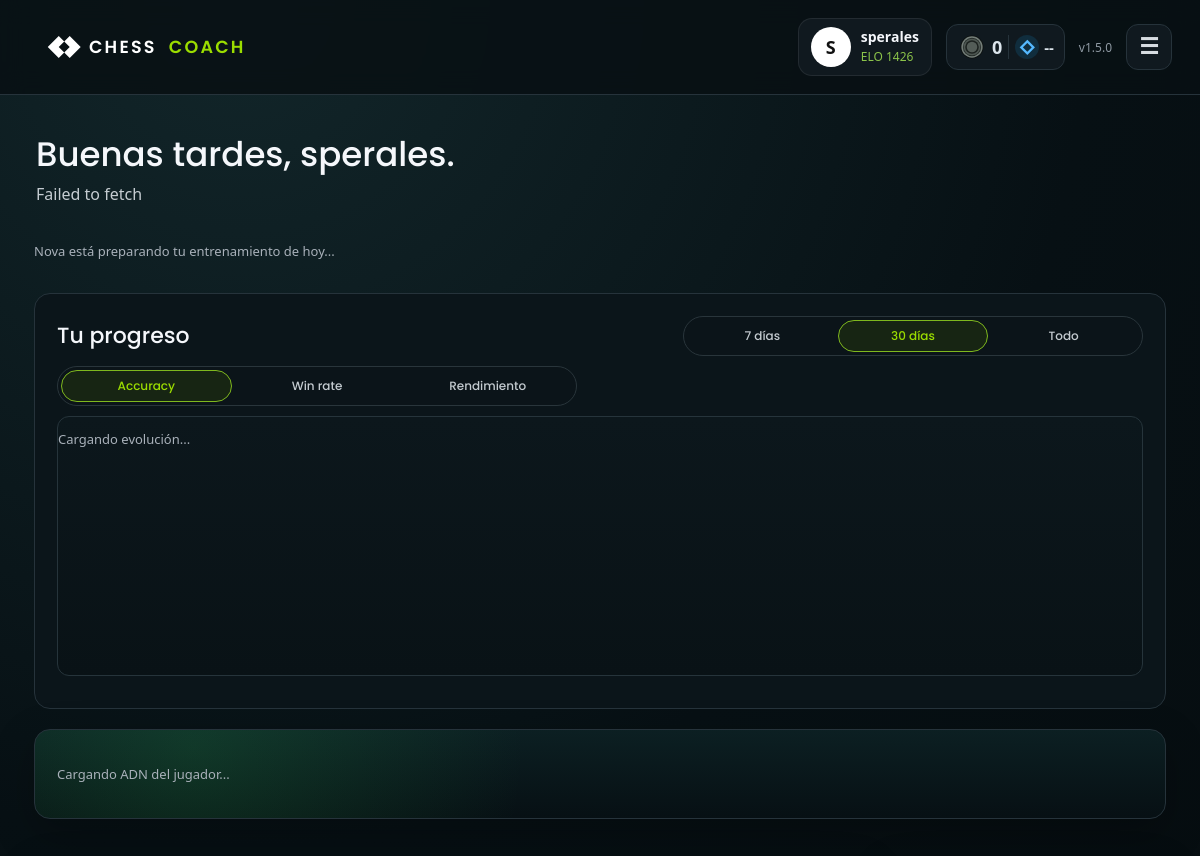
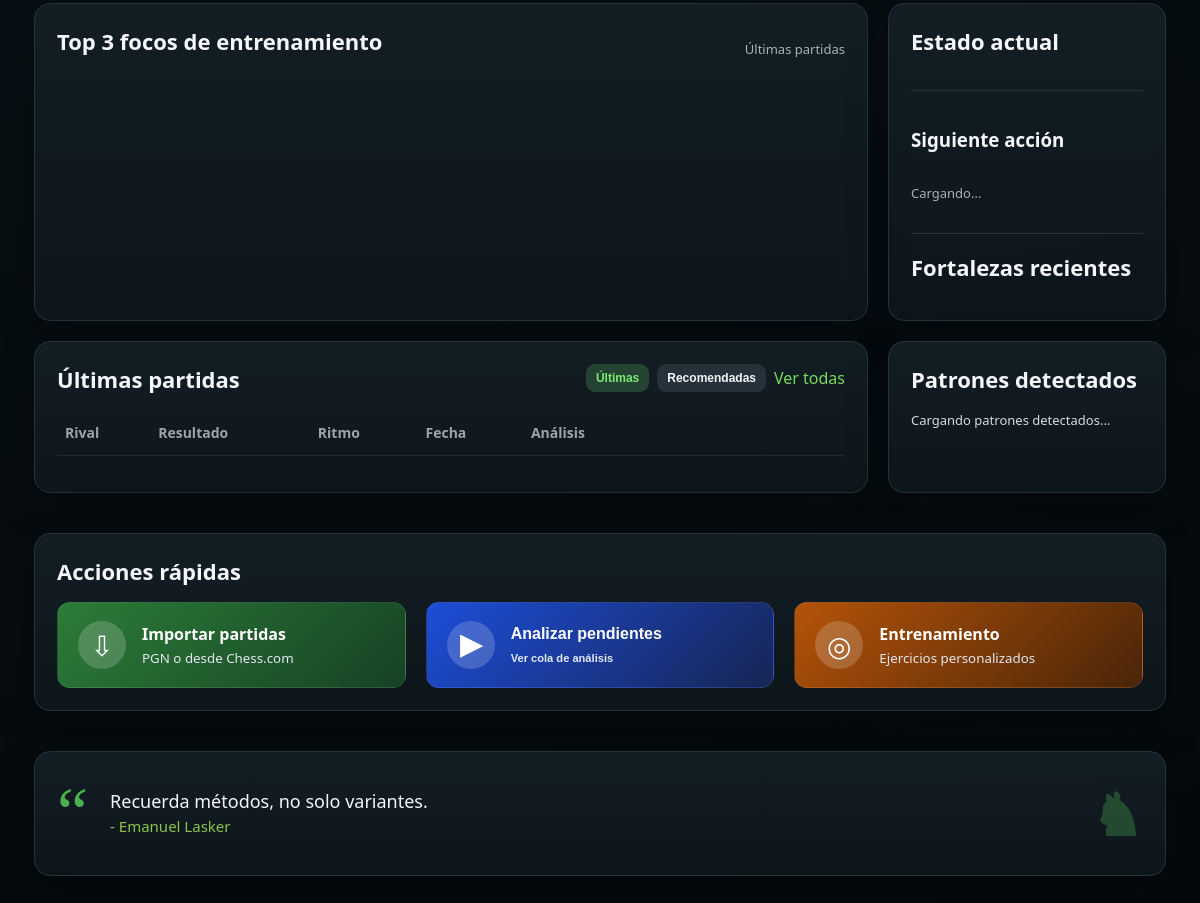
The app's page /app.php (signed in) with its own data (2 pictures, top to bottom).
### tables this page shows
CREATE TABLE IF NOT EXISTS users (
  id INT UNSIGNED NOT NULL AUTO_INCREMENT,
  username VARCHAR(80) NOT NULL,
  password_hash VARCHAR(255) NOT NULL,
  piece_set VARCHAR(80) NOT NULL DEFAULT 'Set 1',
  board_theme VARCHAR(20) NOT NULL DEFAULT 'green',
  created_at TIMESTAMP NOT NULL DEFAULT CURRENT_TIMESTAMP,
  updated_at TIMESTAMP NULL DEFAULT NULL ON UPDATE CURRENT_TIMESTAMP,
  PRIMARY KEY (id),
  UNIQUE KEY uq_users_username (username)
);

CREATE TABLE IF NOT EXISTS motivational_quotes (
  id INT UNSIGNED NOT NULL AUTO_INCREMENT,
  quote_text VARCHAR(255) NOT NULL,
  author VARCHAR(120) NOT NULL,
  source_name VARCHAR(120) DEFAULT NULL,
  source_url VARCHAR(255) DEFAULT NULL,
  is_active TINYINT(1) NOT NULL DEFAULT 1,
  display_order INT UNSIGNED NOT NULL DEFAULT 0,
  created_at TIMESTAMP NOT NULL DEFAULT CURRENT_TIMESTAMP,
  updated_at TIMESTAMP NULL DEFAULT NULL ON UPDATE CURRENT_TIMESTAMP,
  PRIMARY KEY (id),
  UNIQUE KEY uq_motivational_quote_text (quote_text),
  KEY idx_motivational_quotes_active (is_active),
  KEY idx_motivational_quotes_order (display_order)
);

### app.php (the view, shortened to what the rows shown need)
<?php
require_once __DIR__ . '/includes/auth.php';
require_once __DIR__ . '/includes/helpers.php';
require_once __DIR__ . '/includes/motivational_quotes.php';
$u = require_login();
$quote = random_motivational_quote();
$assetVersion = (string)filemtime(__DIR__ . '/assets/css/app.css');
$hour = (int)date('G');
$greeting = $hour < 12 ? 'Buenos días' : ($hour < 21 ? 'Buenas tardes' : 'Buenas noches');
?>
<!doctype html>
<html lang="es">
<head>
  <link rel="stylesheet" href="assets/css/app.css?v=<?=e($assetVersion)?>">
</head>
<body class="dark-shell">
<?php header_bar('Chess Coach'); ?>
<div class="app-area">
<main class="dashboard trainer-dashboard home-mobile-first">
  <section class="home-greeting">
    <div>
      <h1><?=e($greeting)?>, <?=e($u['username'])?>.</h1>
      <p id="trainerHeroText">Preparando tu panel de entrenamiento...</p>
    </div>
  </section>
  <section class="home-progress-panel" id="homeProgress">
    <div class="home-progress-head">
      <h2>Tu progreso</h2>
    </div>
  </section>
  <section class="home-middle-grid">
    <section class="panel trainer-focus-panel">
      <div class="panel-head">
        <h2>Top 3 focos de entrenamiento</h2>
      </div>
    </section>
    <section class="panel trainer-state-panel">
      <h2>Estado actual</h2>
      <h2>Fortalezas recientes</h2>
    </section>
    <section class="panel" id="partidas">
      <div class="panel-head">
        <h2 id="gamesPanelTitle">Últimas partidas</h2>
      </div>
      <table class="games">
        <thead>
          <tr>
            <th>Rival</th>
            <th>Resultado</th>
            <th id="gamesThirdColumnHeader">Ritmo</th>
            <th class="hide-sm">Fecha</th>
            <th>Análisis</th>
            <th class="actions-spacer" aria-label="Acciones"></th>
            <th class="actions-spacer" aria-label="Acciones"></th>
          </tr>
        </thead>
      </table>
    </section>
    <section class="panel insight-card" id="smartTagInsight">
      <h2>Patrones detectados</h2>
    </section>
  </section>
  <section class="quick-panel-wrap">
    <section class="panel quick-panel">
      <h2>Acciones rápidas</h2>
    </section>
  </section>
  <section class="quote-panel panel">
    <span>“</span>
    <p><?=e($quote['quote_text'] ?? '')?><br><small>- <?=e($quote['author'] ?? '')?></small></p>
    <b>♞</b>
  </section>
</main>
</div>
</body>
</html>

### includes/helpers.php (shortened to what the rows shown need)
<?php
require_once __DIR__ . '/config.php';
function e(?string $s): string { return htmlspecialchars($s ?? '', ENT_QUOTES, 'UTF-8'); }
function current_user_elo(): int {
  return (int)(app_config()['default_user_elo'] ?? 1426);
}
function header_bar(string $title='Chess Coach', string $brandHref='app.php'): void {
  $user = current_user();
  $displayName = e($user['username'] ?? 'Usuario');
  $initial = strtoupper(substr($user['username'] ?? 'U', 0, 1));
  $elo = current_user_elo();
  echo '<header class="topbar">';
  echo '<div class="user-pill"><div class="avatar">'.e($initial).'</div><div><strong>'.$displayName.'</strong><small>ELO '.$elo.'</small></div></div>';
  echo '<nav class="menu" id="userMenu">';
  echo '</nav></header>';
}

### records on screen
users: username "S", username "sperales"
motivational_quotes: quote_text "Recuerda métodos, no solo variantes.", author "Emanuel Lasker"

### other values on screen
$elo "1426"
$days "0"
$v "1.5.0"
